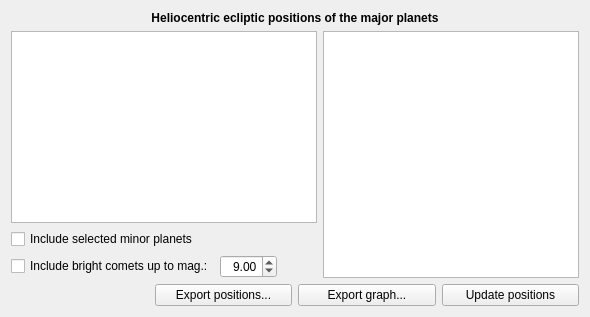
            <widget class="QWidget" name="tabSolarSystem">
             <attribute name="title">
              <string>Major planets</string>
             </attribute>
             <layout class="QGridLayout" name="gridLayout_23">
              <item row="0" column="0" colspan="2">
               <widget class="QLabel" name="hecPositionsHeaderLabel">
                <property name="font">
                 <font>
                  <weight>75</weight>
                  <bold>true</bold>
                 </font>
                </property>
                <property name="text">
                 <string>Heliocentric ecliptic positions of the major planets</string>
                </property>
                <property name="alignment">
                 <set>Qt::AlignCenter</set>
                </property>
               </widget>
              </item>
              <item row="4" column="0" colspan="2">
               <layout class="QHBoxLayout" name="horizontalLayout_23">
                <item>
                 <widget class="QLabel" name="hecPositionsTimeLabel"/>
                </item>
                <item>
                 <widget class="QPushButton" name="hecPositionsSaveButton">
                  <property name="text">
                   <string>Export positions...</string>
                  </property>
                 </widget>
                </item>
                <item>
                 <widget class="QPushButton" name="hecPositionsExportButton">
                  <property name="text">
                   <string>Export graph...</string>
                  </property>
                 </widget>
                </item>
                <item>
                 <widget class="QPushButton" name="hecPositionsUpdateButton">
                  <property name="text">
                   <string>Update positions</string>
                  </property>
                 </widget>
                </item>
               </layout>
              </item>
              <item row="1" column="0">
               <layout class="QVBoxLayout" name="verticalLayout_4">
                <item>
                 <widget class="QTreeWidget" name="hecPositionsTreeWidget">
                  <property name="editTriggers">
                   <set>QAbstractItemView::NoEditTriggers</set>
                  </property>
                  <property name="rootIsDecorated">
                   <bool>false</bool>
                  </property>
                  <property name="uniformRowHeights">
                   <bool>true</bool>
                  </property>
                  <property name="itemsExpandable">
                   <bool>false</bool>
                  </property>
                  <property name="sortingEnabled">
                   <bool>true</bool>
                  </property>
                  <property name="expandsOnDoubleClick">
                   <bool>false</bool>
                  </property>
                  <property name="columnCount">
                   <number>0</number>
                  </property>
                 </widget>
                </item>
                <item>
                 <widget class="QCheckBox" name="hecSelectedMinorPlanetsCheckBox">
                  <property name="text">
                   <string>Include selected minor planets</string>
                  </property>
                 </widget>
                </item>
                <item>
                 <layout class="QHBoxLayout" name="horizontalLayout_18">
                  <item>
                   <widget class="QCheckBox" name="hecBrightCometsCheckBox">
                    <property name="toolTip">
                     <string>Show comets brighter than magnitude</string>
                    </property>
                    <property name="text">
                     <string>Include bright comets up to mag.:</string>
                    </property>
                   </widget>
                  </item>
                  <item>
                   <widget class="QDoubleSpinBox" name="hecMagnitudeLimitSpinBox">
                    <property name="alignment">
                     <set>Qt::AlignRight|Qt::AlignTrailing|Qt::AlignVCenter</set>
                    </property>
                    <property name="maximum">
                     <double>15.000000000000000</double>
                    </property>
                    <property name="value">
                     <double>9.000000000000000</double>
                    </property>
                   </widget>
                  </item>
                  <item>
                   <spacer name="horizontalSpacer_17">
                    <property name="orientation">
                     <enum>Qt::Horizontal</enum>
                    </property>
                    <property name="sizeHint" stdset="0">
                     <size>
                      <width>40</width>
                      <height>20</height>
                     </size>
                    </property>
                   </spacer>
                  </item>
                 </layout>
                </item>
               </layout>
              </item>
              <item row="1" column="1">
               <widget class="QChartView" name="hecPositionsChartView">
                <property name="renderHints">
                 <set>QPainter::Antialiasing|QPainter::TextAntialiasing</set>
                </property>
               </widget>
              </item>
             </layout>
            </widget>
